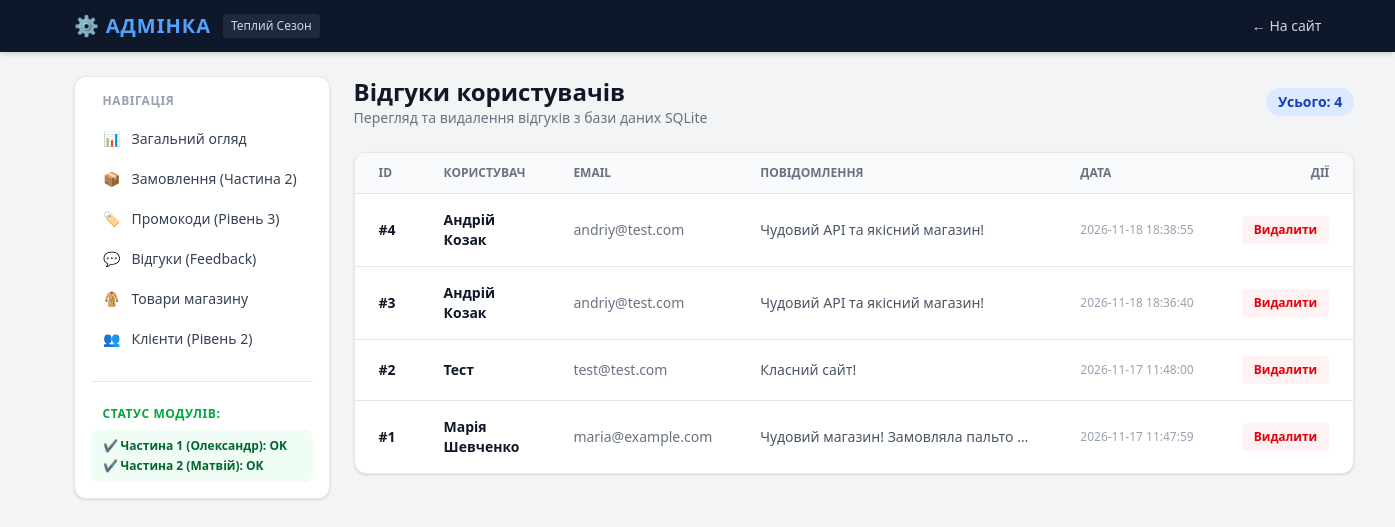
/admin/feedbacks, run on an earlier commit of the app's database.
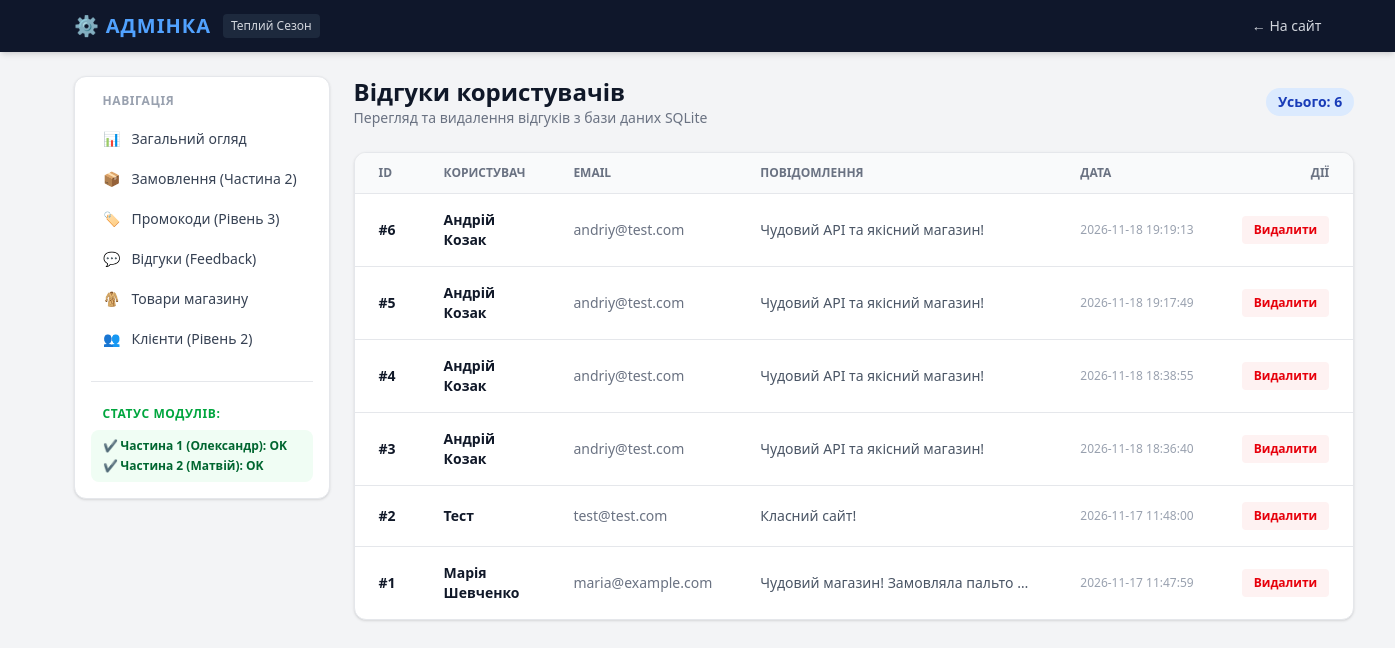
And on a later commit of the database.
### tables this page shows
CREATE TABLE feedbacks (
                id INTEGER PRIMARY KEY AUTOINCREMENT,
                name TEXT NOT NULL,
                email TEXT NOT NULL,
                message TEXT NOT NULL,
                created_at TIMESTAMP DEFAULT CURRENT_TIMESTAMP
            );

### routes/admin.py (the view)
@admin_bp.route('/feedbacks')
def feedbacks_list():
    feedbacks = models.get_all_feedbacks()
    return render_template('admin/feedbacks.html', feedbacks=feedbacks)

### models.py (called while the page is built)
def get_db():
    if 'db' not in g:
        g.db = sqlite3.connect(
            current_app.config['DATABASE'],
            detect_types=sqlite3.PARSE_DECLTYPES
        )
        g.db.row_factory = sqlite3.Row
        g.db.execute('PRAGMA foreign_keys = ON;')
    return g.db

def get_all_feedbacks():
    db = get_db()
    return db.execute('SELECT * FROM feedbacks ORDER BY created_at DESC;').fetchall()

### templates/admin/feedbacks.html (shortened to what this page needs)
{% extends "admin/base_admin.html" %}
{% block admin_content %}
<div class="mb-6 flex justify-between items-center">
    <div>
        <h1 class="text-2xl font-bold text-gray-900">Відгуки користувачів</h1>
        <p class="text-gray-500 text-sm">Перегляд та видалення відгуків з бази даних SQLite</p>
    </div>
    <span class="text-sm font-semibold bg-blue-100 text-blue-800 px-3 py-1 rounded-full">Усього: {{ feedbacks|length }}</span>
</div>
<div class="bg-white rounded-xl border border-gray-200 shadow-sm overflow-hidden">
    {% if feedbacks %}
    <div class="overflow-x-auto">
        <table class="w-full text-left text-sm text-gray-700">
            <thead class="bg-gray-50 text-xs uppercase text-gray-500 border-b border-gray-200">
                <tr>
                    <th class="px-6 py-3">ID</th>
                    <th class="px-6 py-3">Користувач</th>
                    <th class="px-6 py-3">Email</th>
                    <th class="px-6 py-3">Повідомлення</th>
                    <th class="px-6 py-3">Дата</th>
                    <th class="px-6 py-3 text-right">Дії</th>
                </tr>
            </thead>
            <tbody class="divide-y divide-gray-200">
                {% for fb in feedbacks %}
                <tr class="hover:bg-gray-50 transition">
                    <td class="px-6 py-4 font-bold text-gray-900">#{{ fb.id }}</td>
                    <td class="px-6 py-4 font-semibold text-gray-900">{{ fb.name }}</td>
                    <td class="px-6 py-4 text-gray-500">{{ fb.email }}</td>
                    <td class="px-6 py-4 text-gray-600 max-w-xs truncate">{{ fb.message }}</td>
                    <td class="px-6 py-4 text-xs text-gray-400 whitespace-nowrap">{{ fb.created_at }}</td>
                    <td class="px-6 py-4 text-right">
                        <form method="POST" action="{{ url_for('admin_bp.feedback_delete', feedback_id=fb.id) }}" onsubmit="return confirm('Ви впевнені, що хочете видалити цей відгук?');">
                            <button type="submit" class="text-xs bg-red-50 hover:bg-red-100 text-red-600 font-semibold px-3 py-1.5 rounded transition">
                                Видалити
                            </button>
                        </form>
                    </td>
                </tr>
                {% endfor %}
            </tbody>
        </table>
    </div>
    {% else %}
    <div class="p-8 text-center text-gray-400">
        У базі даних ще немає жодного відгуку.
    </div>
    {% endif %}
</div>
{% endblock %}

### templates/admin/base_admin.html (shortened to what this page needs)
<!DOCTYPE html>
<html lang="uk">
<head>
    <script src="https://cdn.jsdelivr.net/npm/@tailwindcss/browser@4"></script>
</head>
<body class="bg-gray-100 flex flex-col min-h-screen">
    <header class="bg-slate-900 text-white shadow-md">
        <div class="container mx-auto px-4 py-3 flex justify-between items-center">
            <div class="flex items-center gap-3">
                <span class="text-xl font-black tracking-wider text-blue-400">⚙️ АДМІНКА</span>
                <span class="text-xs bg-slate-800 text-gray-300 px-2 py-1 rounded">Теплий Сезон</span>
            </div>
            <div class="flex items-center gap-4 text-sm">
                <a href="{{ url_for('home') }}" class="text-gray-300 hover:text-white flex items-center gap-1 transition">
                    &larr; На сайт
                </a>
            </div>
        </div>
    </header>
    <div class="container mx-auto px-4 py-6 flex-grow flex flex-col md:flex-row gap-6">
        <aside class="w-full md:w-64 bg-white rounded-xl shadow-sm border border-gray-200 p-4 shrink-0 h-fit">
            <h3 class="text-xs font-bold text-gray-400 uppercase tracking-wider mb-3 px-3">Навігація</h3>
            <nav class="space-y-1">
                <a href="{{ url_for('admin_bp.dashboard') }}" class="flex items-center gap-3 px-3 py-2 rounded-lg text-sm font-medium hover:bg-blue-50 hover:text-blue-600 transition text-gray-700">
                    <span>📊</span> Загальний огляд
                </a>
                <a href="{{ url_for('admin_bp.orders_list') }}" class="flex items-center gap-3 px-3 py-2 rounded-lg text-sm font-medium hover:bg-blue-50 hover:text-blue-600 transition text-gray-700">
                    <span>📦</span> Замовлення (Частина 2)
                </a>
                <a href="{{ url_for('admin_bp.coupons_list') }}" class="flex items-center gap-3 px-3 py-2 rounded-lg text-sm font-medium hover:bg-blue-50 hover:text-blue-600 transition text-gray-700">
                    <span>🏷️</span> Промокоди (Рівень 3)
                </a>
                <a href="{{ url_for('admin_bp.feedbacks_list') }}" class="flex items-center gap-3 px-3 py-2 rounded-lg text-sm font-medium hover:bg-blue-50 hover:text-blue-600 transition text-gray-700">
                    <span>💬</span> Відгуки (Feedback)
                </a>
                <a href="{{ url_for('admin_bp.products_list') }}" class="flex items-center gap-3 px-3 py-2 rounded-lg text-sm font-medium hover:bg-blue-50 hover:text-blue-600 transition text-gray-700">
                    <span>🧥</span> Товари магазину
                </a>
                <a href="{{ url_for('admin_bp.customers_list') }}" class="flex items-center gap-3 px-3 py-2 rounded-lg text-sm font-medium hover:bg-blue-50 hover:text-blue-600 transition text-gray-700">
                    <span>👥</span> Клієнти (Рівень 2)
                </a>
            </nav>
            <div class="mt-6 pt-6 border-t border-gray-200">
                <h3 class="text-xs font-bold text-green-600 uppercase tracking-wider mb-2 px-3">Статус модулів:</h3>
                <div class="px-3 py-2 bg-green-50 rounded-lg text-xs text-green-800 space-y-1">
                    <p class="font-bold">✔ Частина 1 (Олександр): OK</p>
                    <p class="font-bold">✔ Частина 2 (Матвій): OK</p>
                </div>
            </div>
        </aside>
        <main class="flex-grow">
            {% block admin_content %}{% endblock %}
        </main>
    </div>
</body>
</html>

What changed in the data, as far as the page shows it:
added feedbacks: id "6", name "Андрій Козак", email "andriy@test.com", message "Чудовий API та якісний магазин!", created_at "2026-11-18 19:19:13"
added feedbacks: id "5", name "Андрій Козак", email "andriy@test.com", message "Чудовий API та якісний магазин!", created_at "2026-11-18 19:17:49"
Also different on the page:
{{ feedbacks|length }}: "4" → "6"
